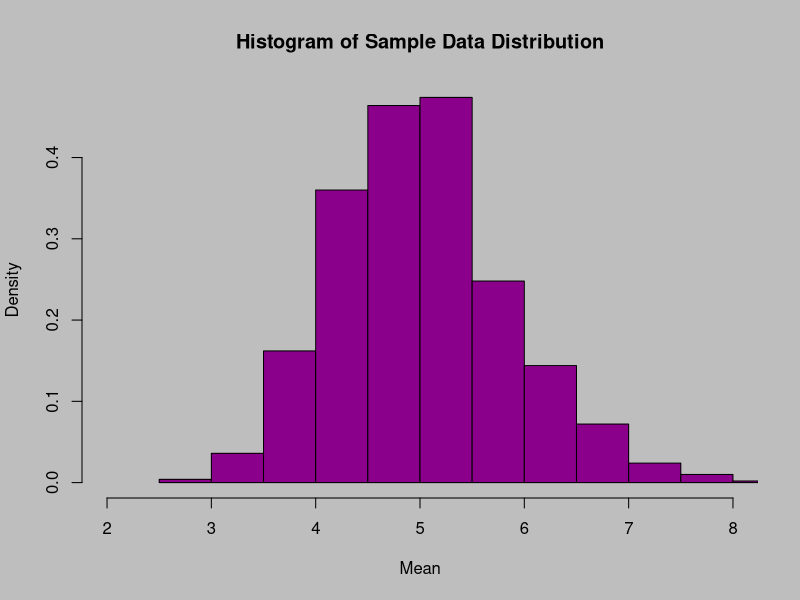
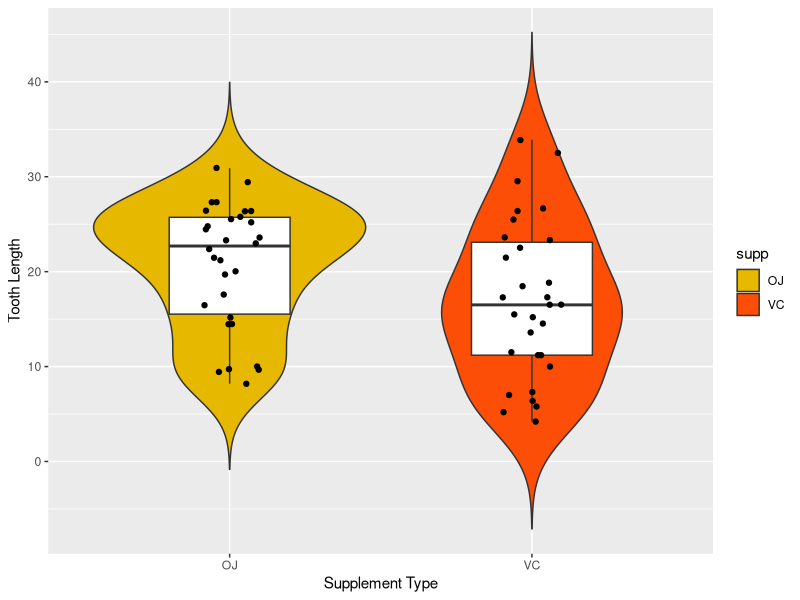
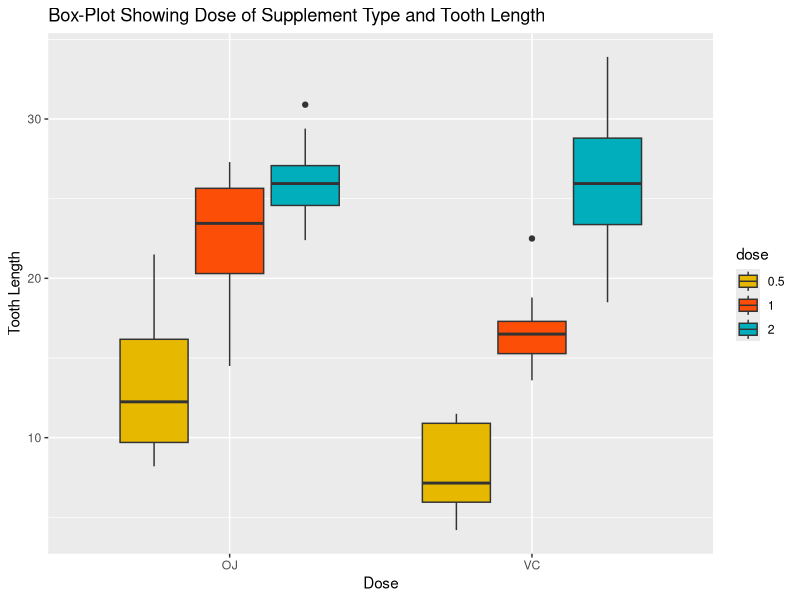

Generate these figures, in order, with R:
## ---- chunk 1
set.seed(-123)
## ---- chunk 2
n<-40
## ---- chunk 3
lambda<- 0.2
## ---- chunk 4
S<-1000
## ---- chunk 5
z<-1.96
## ---- chunk 6
mydata<-matrix(rexp(n*S,lambda),nrow=S)
## ---- chunk 7
str(mydata)
## ---- chunk 8
Row_Mean<-rowMeans(mydata)
## ---- chunk 9
summary(Row_Mean)
## ---- chunk 10
MeanOfMean<-mean(Row_Mean)
## ---- chunk 11
MeanOfMean
## ---- chunk 12
theoreticalMean<-1/lambda
## ---- chunk 13
theoreticalMean
## ---- chunk 14
sampleVar<-var(Row_Mean)
## ---- chunk 15
sampleVar
## ---- chunk 16
theoreticalVar<-(1/lambda)^2/(n)
## ---- chunk 17
theoreticalVar
## ---- chunk 18
par(bg='grey')
hist(Row_Mean, 
     main="Histogram of Sample Data Distribution",
     xlab="Mean",
     xlim=c(2,8),
     col="darkmagenta",
     freq=FALSE
     )
## ---- chunk 19
library(ggplot2)
library(dplyr)
## ---- chunk 20
data(ToothGrowth)
## ---- chunk 21
head(ToothGrowth)
## ---- chunk 22
str(ToothGrowth)
## ---- chunk 23
summary(ToothGrowth)
## ---- chunk 24
ToothGrowth$dose<-as.factor(ToothGrowth$dose)
## ---- chunk 25
head(ToothGrowth$dose)
## ---- chunk 26
SupMean=split(ToothGrowth$len,ToothGrowth$supp)
sapply(SupMean,mean)
## ---- chunk 27
e<-ggplot(aes(x=supp,y=len),data=ToothGrowth)
## ---- chunk 28
e+geom_violin(aes(fill=supp),trim=FALSE)+
  geom_boxplot(width=0.4)+scale_fill_manual(values=c("#E7B800", "#FC4E07"))+ geom_jitter(width = 0.1)+xlab("Supplement Type")+ 
  ylab("Tooth Length")
## ---- chunk 29
Mean_dose=split(ToothGrowth$len,ToothGrowth$dose)
sapply(Mean_dose,mean)
## ---- chunk 30
e+ggtitle("Box-Plot Showing Dose of Supplement Type and Tooth Length")+
  geom_boxplot(aes(fill=dose))+scale_fill_manual(values=c("#E7B800", 
              "#FC4E07","#00AFBB"))+xlab("Dose")+ylab("Tooth Length")
## ---- chunk 31
ToothGrowth %>%
  group_by(supp,dose) %>%
  summarise(Q25th_len=quantile(len,0.25),
            Q50th_len=quantile(len,0.5),
            Q75th_len=quantile(len,0.75),
            average_lenth=mean(len),
            SD_len=sd(len))->newtable
newtable
## ---- chunk 32
test=list()
dose=c(0.5,1,2)
for(m in dose){
  Moj=ToothGrowth$len[ToothGrowth$dose==m & ToothGrowth$supp=="OJ"]
  Mvc=ToothGrowth$len[ToothGrowth$dose==m & ToothGrowth$supp=="VC"]
  t<-t.test(Moj,Mvc)
  id<-paste0("OJ","-","VC",",",m)
  test<-rbind(test,list(id=id,p.value=t$p.value,CI.LOW=t$conf.int[1],
                          CI.HIGH=t$conf.int[2]))
}
test
